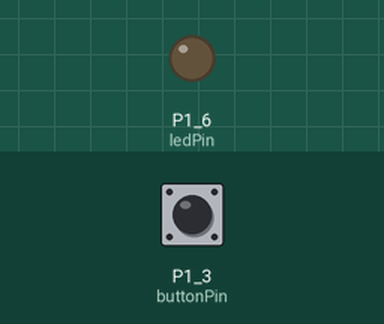
The sketch below on a simulated TI MSP430 LaunchPad. Shown: output pins drawn as LEDs (lit = HIGH). The test bench sets the inputs (shaded band); at power-on: P1_3 (buttonPin) HIGH.

Above: at 1.2 s.
1.3 s: P1_3 (buttonPin) pulled LOW for 0.15 s
At 1.37 s:
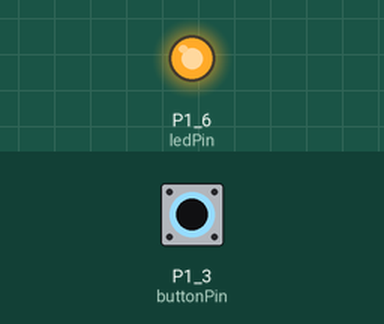
2.9 s: P1_3 (buttonPin) pulled LOW for 3.2 s
At 7.4 s:
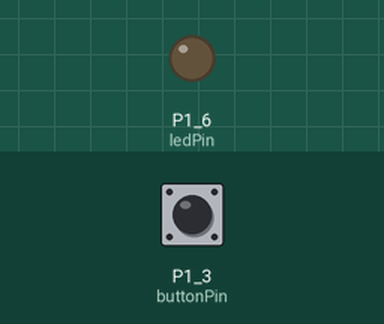
Timing chart, 0 to 8.9 s (numbered marks = the images above; inputs shaded):
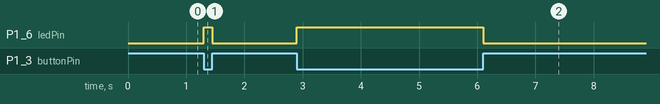

The sketch:

Lab1_2c.ino
```cpp
/*
  Resolution for Lab 1, 2.c) for the
  Energia workshop with Educational Boosterpack Mk II by Luís Afonso

  Edited "button" example in Energia.
  Made in 19/12/2015 by Luís Afonso
*/

// constants won't change. They're used here to
// set pin numbers:
const int buttonPin = PUSH2;     // the number of the pushbutton pin
const int ledPin =  GREEN_LED;      // the number of the LED pin

// variables will change:
int buttonState = 0;         // variable for reading the pushbutton status

void setup() {
  // initialize the LED pin as an output:
  pinMode(ledPin, OUTPUT);
  // initialize the pushbutton pin as an input:
  pinMode(buttonPin, INPUT_PULLUP);
}

void loop(){
  // read the state of the pushbutton value:
  buttonState = digitalRead(buttonPin);

  /*
    Use the value of "buttonState" as parameter.
    Since a pressed button = LOW and we want the LED on whent that happens
  a not is used ( the !) which means: !LOW = HIGH and !HIGH=LOW.
  */
  digitalWrite(ledPin, !buttonState);

}
```

Measured:
- after the input at 1.3 s, P1_6 (ledPin): LOW → HIGH at once, → LOW 0.15 s later
- after the input at 2.9 s, P1_6 (ledPin): LOW → HIGH at once, → LOW 3.2 s later
